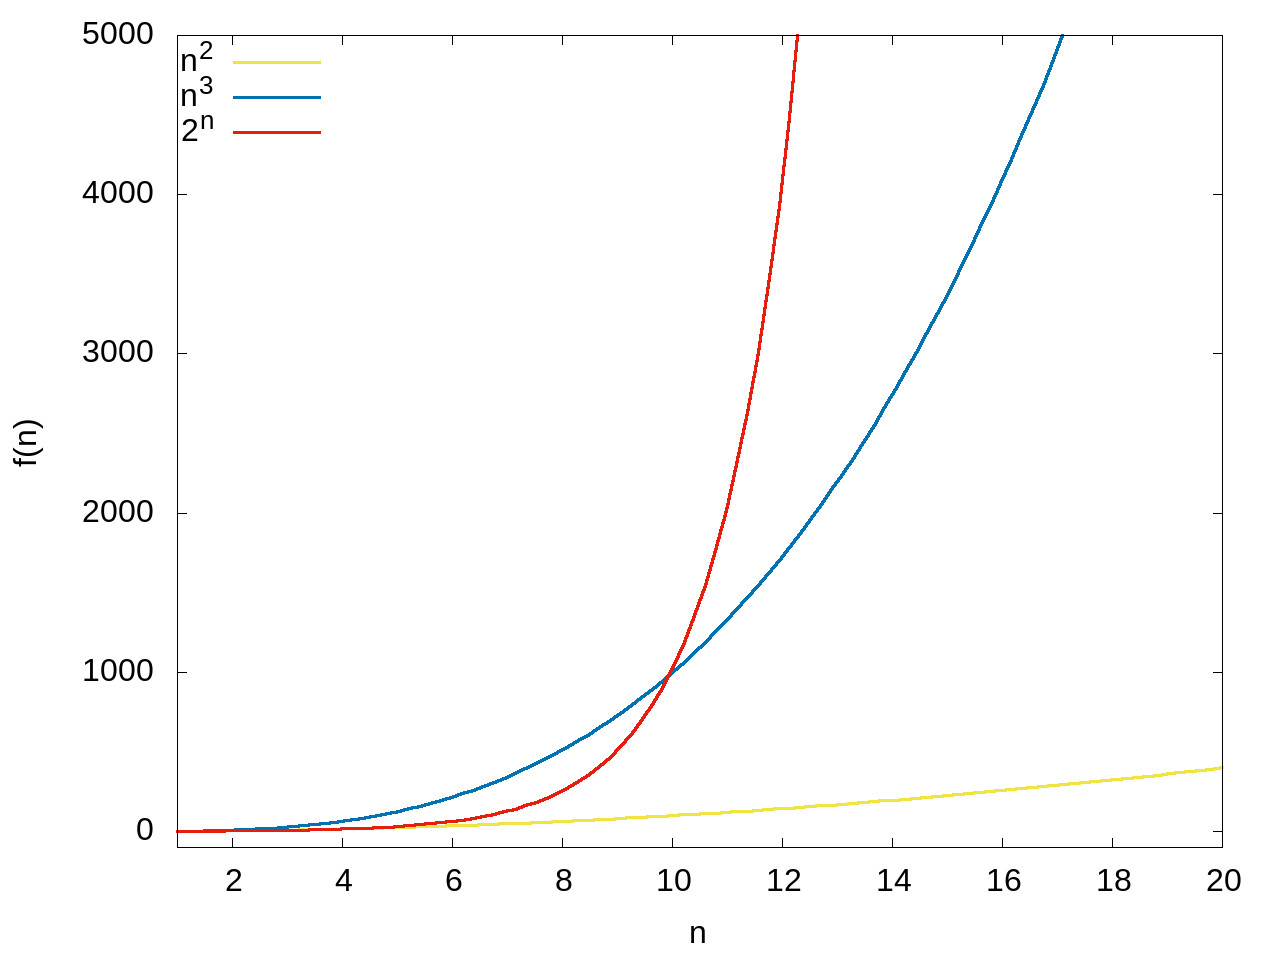

Source code (gnuplot):
set terminal jpeg enhanced size 1280,960 font "arial,24.0"
set output "grupo3.jpg"
set key top left
set xlabel "n"
set ylabel "f(n)"
plot [n=1:20][-100:5000] n**2     with lines lw 3 lt 5 title "n^2", \
                         n**3     with lines lw 3 lt 6 title "n^3", \
                         2**n     with lines lw 3 lt 7 title "2^n"
